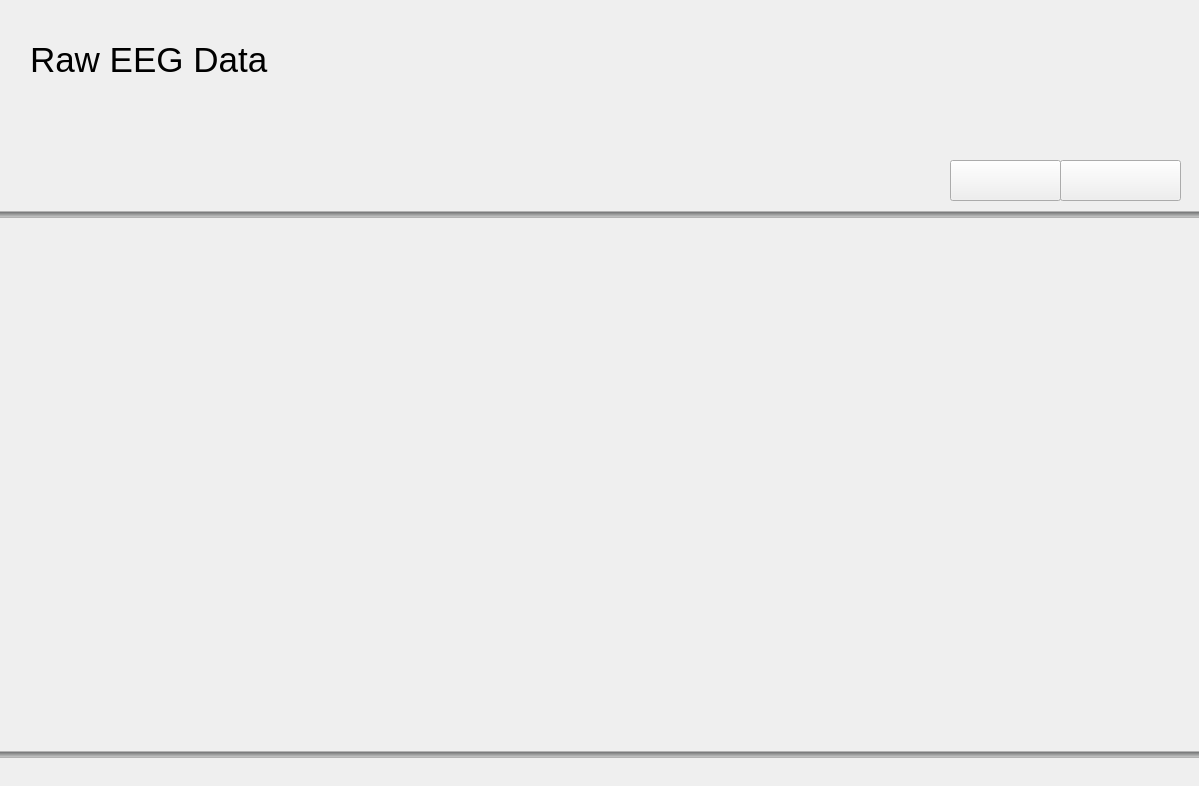
<?xml version="1.0" encoding="UTF-8"?>
<ui version="4.0">
 <class>EEGDisplayWindow</class>
 <widget class="QWidget" name="EEGDisplayWindow">
  <property name="geometry">
   <rect>
    <x>0</x>
    <y>0</y>
    <width>1199</width>
    <height>786</height>
   </rect>
  </property>
  <property name="windowTitle">
   <string>Form</string>
  </property>
  <widget class="QCustomPlot" name="eegDisplayer" native="true">
   <property name="geometry">
    <rect>
     <x>-10</x>
     <y>240</y>
     <width>1221</width>
     <height>501</height>
    </rect>
   </property>
   <property name="styleSheet">
    <string notr="true"/>
   </property>
  </widget>
  <widget class="QSlider" name="hs2">
   <property name="geometry">
    <rect>
     <x>-110</x>
     <y>200</y>
     <width>1611</width>
     <height>29</height>
    </rect>
   </property>
   <property name="styleSheet">
    <string notr="true">QSlider::groove:horizontal {
    border: 0.5px solid #B2B2B2;
    height: 5px; /* the groove expands to the size of the slider by default. by giving it a height, it has a fixed size */
    background: qlineargradient(x1:0, y1:0, x2:0, y2:1, stop:0 #636465, stop:1 #D5D6D5);
    margin: 2px 0;
}
</string>
   </property>
   <property name="orientation">
    <enum>Qt::Horizontal</enum>
   </property>
  </widget>
  <widget class="QSlider" name="hs2_2">
   <property name="geometry">
    <rect>
     <x>-110</x>
     <y>740</y>
     <width>1611</width>
     <height>29</height>
    </rect>
   </property>
   <property name="styleSheet">
    <string notr="true">QSlider::groove:horizontal {
    border: 0.5px solid #B2B2B2;
    height: 5px; /* the groove expands to the size of the slider by default. by giving it a height, it has a fixed size */
    background: qlineargradient(x1:0, y1:0, x2:0, y2:1, stop:0 #636465, stop:1 #D5D6D5);
    margin: 2px 0;
}
</string>
   </property>
   <property name="orientation">
    <enum>Qt::Horizontal</enum>
   </property>
  </widget>
  <widget class="QPushButton" name="btnStart">
   <property name="geometry">
    <rect>
     <x>950</x>
     <y>160</y>
     <width>111</width>
     <height>41</height>
    </rect>
   </property>
   <property name="text">
    <string/>
   </property>
   <property name="icon">
    <iconset resource="../../../assets/ImageResources.qrc">
     <normaloff>:/ButtonIcons/btnBegin.png</normaloff>:/ButtonIcons/btnBegin.png</iconset>
   </property>
   <property name="iconSize">
    <size>
     <width>100</width>
     <height>100</height>
    </size>
   </property>
  </widget>
  <widget class="QPushButton" name="btnStop">
   <property name="geometry">
    <rect>
     <x>1060</x>
     <y>160</y>
     <width>121</width>
     <height>41</height>
    </rect>
   </property>
   <property name="text">
    <string/>
   </property>
   <property name="icon">
    <iconset resource="../../../assets/ImageResources.qrc">
     <normaloff>:/ButtonIcons/btnCancel.png</normaloff>:/ButtonIcons/btnCancel.png</iconset>
   </property>
   <property name="iconSize">
    <size>
     <width>107</width>
     <height>100</height>
    </size>
   </property>
  </widget>
  <widget class="QLabel" name="label">
   <property name="geometry">
    <rect>
     <x>30</x>
     <y>20</y>
     <width>271</width>
     <height>81</height>
    </rect>
   </property>
   <property name="text">
    <string>&lt;html&gt;&lt;head/&gt;&lt;body&gt;&lt;p&gt;&lt;span style=&quot; font-size:26pt;&quot;&gt;Raw EEG Data&lt;/span&gt;&lt;/p&gt;&lt;/body&gt;&lt;/html&gt;</string>
   </property>
  </widget>
 </widget>
 <customwidgets>
  <customwidget>
   <class>QCustomPlot</class>
   <extends>QWidget</extends>
   <header>qcustomplot.h</header>
   <container>1</container>
  </customwidget>
 </customwidgets>
 <resources>
  <include location="../../../assets/ImageResources.qrc"/>
 </resources>
 <connections/>
</ui>
